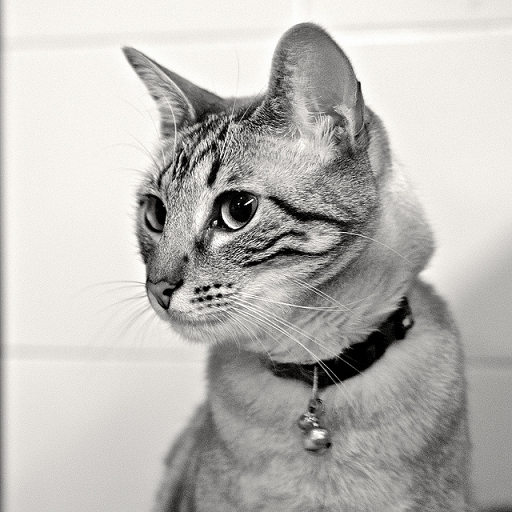
#> input picture hw3/data/murder_mittens.png, 512 x 512 px
$ jupyter execute --allow-errors hw3-soln.ipynb
#> lines starting #> are read from the running program, lines starting #| are printed output that depends on the picture; after the words box and inside, x2 and y2 are one past the last pixel; in counts of white or black regions, pixels touching at a corner belong together
### Imports

[cell 1]
from skimage.io import imread
from skimage.filters import gaussian
import numpy as np
from matplotlib import pyplot as plt
from skimage import img_as_float
import math

[cell 2]
from skimage.color import rgb2gray

mittens = imread('./data/murder_mittens.png')
#> mittens is the input picture: shape (512, 512, 4); mean R, G, B, A 187.2, 185.4, 181.6, 255

gray_mitts = rgb2gray(mittens)

# Generate 4 Layer Gaussian Pyramid

## Helper Functions

Some more details on the helper functions, `smooth` and `resize`.

`smooth` applies a simple Gaussian filter over the given image. This is used to compute $ G(m,n) = w(m)w(n) $ where $w(m) = [ 0.25 - 0.5a, 0.25, a, 0.25, 0.25 - 0.5a ]$. In-order to apply this 'a' notice that we had implemented the gaussian filter as:

(snippet)
```
    lw = int(truncate * sd + 0.5)
    weights = [0.0] * (2 * lw + 1)
    weights[lw] = 1.0
    sum = 1.0
    sd = sd * sd
    # calculate the kernel:
    for ii in range(1, lw + 1):
        tmp = math.exp(-0.5 * float(ii * ii) / sd)
        weights[lw + ii] = tmp
        weights[lw - ii] = tmp
        sum += 2.0 * tmp
    for ii in range(2 * lw + 1):
        weights[ii] /= sum

```

Thus, by using a $\sigma$ of 0.5, we get `int(4 * 0.5 + 0.5) = 2` which gets us `weights = [0.0] * (2 * 2 + 1)` which then gets filled as `weights = [0.05, 0.25, 0.4, 0.25, 0.05]` which is our intended $w(m)$. This is applied seperately row and column-wise using `correlated1d`.

`resize` applies a simple resizing operation that helps us sample half the bits in case scaling factor is less than 1, else it applies a Affine Transform to double the size and fill the alternating rows with 0. This is why we use `tform.params`.

```
    tform.params[0, 1] = 0 # This tells us to fill alternated column with 0
    tform.params[1, 0] = 0 # This tells us to fill alternated row with 0
```

Thus a `(2,2)` image when stretched to `(4,4)` will look like:

```
            | a | 0 | b | 0 |
            ----------------
            | 0 | 0 | 0 | 0 |
 |a|b|      ----------------
 -----  --> | a | 0 | b | 0 |
 |a|b|      ----------------
            | 0 | 0 | 0 | 0 |

```

[cell 3]
from scipy import ndimage as ndi
from skimage.transform._geometric import AffineTransform
from skimage.transform._warps import warp

def smooth(image, sigma):
    smoothed = np.empty(image.shape, dtype=np.double)
    ndi.gaussian_filter(image, sigma, output=smoothed)
    return smoothed


def resize(image, output_shape):
    output_shape = tuple(output_shape)
    input_shape = image.shape

    factors = (np.asarray(input_shape, dtype=float) /
               np.asarray(output_shape, dtype=float))

    rows = output_shape[0]
    cols = output_shape[1]
    input_rows = input_shape[0]
    input_cols = input_shape[1]
    if rows == 1 and cols == 1:
        tform = AffineTransform(translation=(input_cols / 2.0 - 0.5,
                                             input_rows / 2.0 - 0.5))
    else:


        # 3 control points necessary to estimate exact AffineTransform
        src_corners = np.array([[1, 1], [1, rows], [cols, rows]]) - 1
        dst_corners = np.zeros(src_corners.shape, dtype=np.double)


        # take into account that 0th pixel is at position (0.5, 0.5)
        dst_corners[:, 0] = factors[1] * (src_corners[:, 0] + 0.5) - 0.5
        dst_corners[:, 1] = factors[0] * (src_corners[:, 1] + 0.5) - 0.5

        tform = AffineTransform()
        tform.estimate(src_corners, dst_corners)

    # Parameters for accurate resizing
    tform.params[2] = (0, 0, 1)
    tform.params[0, 1] = 0
    tform.params[1, 0] = 0

    out = warp(image, tform, output_shape=output_shape)

    return out

## Pyramid Down function

This generates a downscaled image of the given image, which is also smoothed out.

[cell 4]
def pyramid_down(image, downscale=2):
    image = img_as_float(image)

    out_shape = tuple([math.ceil(d / float(downscale)) for d in image.shape])

    sigma = 0.5

    smoothed = smooth(image, sigma)
    out = resize(smoothed, out_shape)

    return out

## Gaussian Pyramid

Generates the Gaussian Pyramid of a given image

[cell 5]
def gaussian_pyramid(image, max_layer=-1, downscale=2):
    image = img_as_float(image)

    layer = 0
    current_shape = image.shape

    prev_layer_image = image
    yield image

    # build downsampled images until max_layer is reached or downscale process
    # does not change image size
    while layer != max_layer:
        layer += 1

        layer_image = pyramid_down(prev_layer_image, downscale)

        prev_shape = np.asarray(current_shape)
        prev_layer_image = layer_image
        current_shape = np.asarray(layer_image.shape)

        # no change to previous pyramid layer
        if np.all(current_shape == prev_shape):
            break

        yield layer_image

## Laplacian Pyramid

Generates the Laplacian Pyramid of the given image

[cell 6]
def laplacian_pyramid(image, max_layer=-1, downscale=2):
    # cast to float for consistent data type in pyramid
    image = img_as_float(image)

    sigma = 0.5

    current_shape = image.shape

    smoothed_image = smooth(image, sigma)

    # Generate the first layer
    yield image - smoothed_image

    # build downsampled images until max_layer is reached or downscale process
    # does not change image size
    if max_layer == -1:
        max_layer = int(np.ceil(math.log(np.max(current_shape), downscale)))

    for layer in range(max_layer):

        out_shape = tuple(
            [math.ceil(d / float(downscale)) for d in current_shape])

        resized_image = resize(smoothed_image, out_shape)
        smoothed_image = smooth(resized_image, sigma)
        current_shape = np.asarray(resized_image.shape)

        yield resized_image - smoothed_image

[cell 7]
pyramid = tuple(gaussian_pyramid(gray_mitts, max_layer=3))

fig, axarr = plt.subplots(2, 2, dpi=200)

for i in range(4):
    axarr[i//2, i%2].axis('off')
    axarr[i//2, i%2].imshow(pyramid[i], cmap='gray')
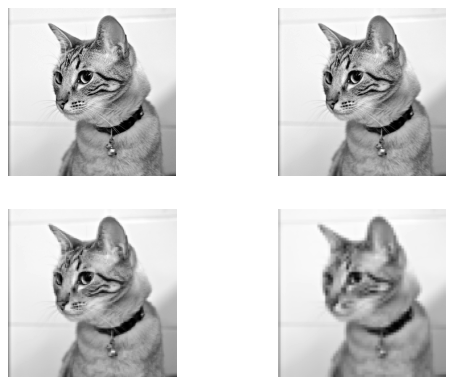
#> figure drawn by matplotlib, 4 panels

[cell 8]
pyramid2 = tuple(laplacian_pyramid(gray_mitts, max_layer=3))

fig, axarr = plt.subplots(2, 2, dpi=200)

for i in range(4):
    axarr[i//2, i%2].axis('off')
    axarr[i//2, i%2].imshow(pyramid2[i], cmap='gray')
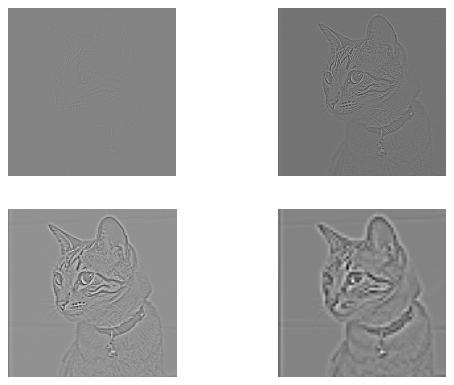
#> figure drawn by matplotlib, 4 panels

# Background Subtraction (single image)

[cell 9]
from skimage import img_as_float
background = imread('./data/bg000.bmp')
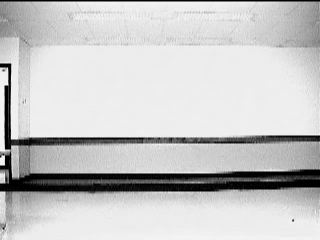
#> input picture hw3/data/bg000.bmp, 320 x 240 px
#> background is the input picture: shape (240, 320); min 0, max 250, mean 198.6
woman = imread('./data/walk.bmp')
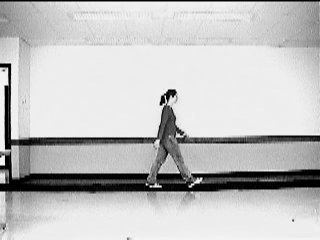
#> input picture hw3/data/walk.bmp, 320 x 240 px
#> woman is the input picture: shape (240, 320); min 0, max 253, mean 194.6

[cell 10]
background = img_as_float(background)
woman = img_as_float(woman)

diff = np.abs(np.subtract(woman, background))
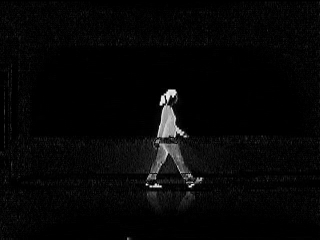
#> diff: shape (240, 320) float64; min 0, max 0.98, mean 0.0271

threshLevels = [0.15, 0.25, 0.3, 0.50, 0.65, 0.75]
f, axarr = plt.subplots(2, 3, sharex='col', sharey='row', dpi=200)
for thresh in threshLevels:
    tImg = diff > thresh
    idx = threshLevels.index(thresh)
    #print((int(idx/3), idx%3))
    axarr[idx // 3, idx%3].axis('off')
    axarr[idx // 3, idx%3].set_title(f'Value = {thresh}')
    axarr[idx // 3, idx%3].imshow(tImg, cmap = 'gray', aspect='auto')
#> this loop made 6 passes
#> pass 1, `tImg = diff > thresh`:
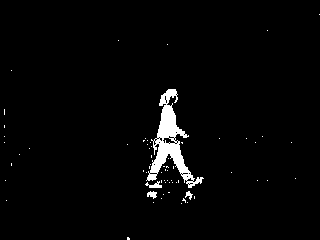
#> tImg: shape (240, 320) bool; 2.5% white; 66 white regions (62 under 20 px), largest, box (x1, y1, x2, y2) and area: (146, 89, 204, 188) 1681, (145, 181, 162, 188) 61, (147, 191, 157, 199) 51, (185, 191, 193, 200) 35

From the above diagram, we can clearly observe that for threshold values `0.3 and 0.25` our naive subtraction does a pretty good job of identifying the woman from the background. However, notice that higher values like `0.75` and `0.15` do a bad job. Not only does the lower threshold introduce specs of activation all over the image, but also creates the overall body a lot "grainy", and higher threshold on the other hand are only able to capture small bits and pieces. If we were to post process these results with morphological operator, it may cause the person to dissappear completely, or the bounding box generated would be pretty bad.

# Background Subtraction (multiple images)

[cell 11]
background_cube = []

#> (the rest of this cell did not finish here and is left out)

[cell 12]
background_cube = np.array(background_cube)

background_mean = np.mean(background_cube, axis=0)

background_std = np.std(background_cube, axis=0) + 0.1
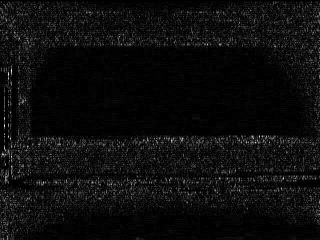
#> background_std: shape (240, 320) float64; min 0.1, max 0.205, mean 0.106; drawn with min black and max white

diff_mahalanobis = np.divide(np.square(np.subtract(woman, background_mean)), np.square(background_std))

threshLevels = [2, 4, 8, 16, 24, 32]
f, axarr = plt.subplots(2, 3, sharex='col', sharey='row', dpi=200)
for thresh in threshLevels:
    tImg = diff_mahalanobis > thresh
    idx = threshLevels.index(thresh)
    #print((int(idx/3), idx%3))
    axarr[idx // 3, idx%3].axis('off')
    axarr[idx // 3, idx%3].set_title(f'Value = {thresh}')
    axarr[idx // 3, idx%3].imshow(tImg, cmap = 'gray', aspect='auto')
#> this loop made 6 passes
#> pass 1, `tImg = diff_mahalanobis > thresh`:
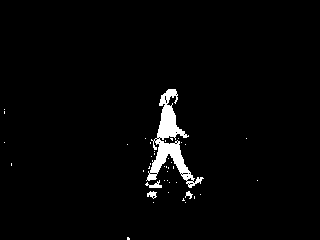
#> tImg: shape (240, 320) bool; 2.4% white; 42 white regions (38 under 20 px), largest, box (x1, y1, x2, y2) and area: (146, 89, 204, 188) 1647, (145, 180, 162, 188) 62, (147, 191, 157, 199) 47, (185, 191, 193, 199) 32

thresh = diff_mahalanobis > 4
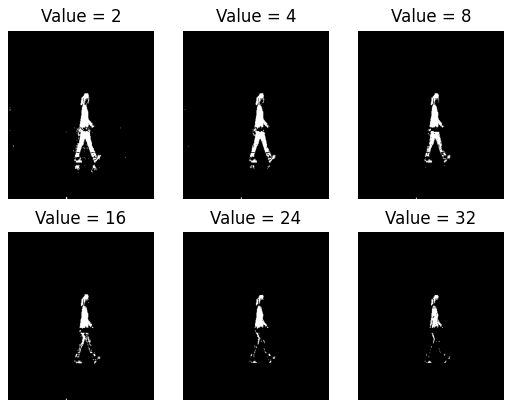
#> figure drawn by matplotlib, 6 panels

With our statistical model built upon a better understanding of what it looks like to be part of background, we notice that the person is detected pretty accurately. Also notice that this model is more tolerant to increased thresholds. Even at `T = 32` which covers more than 5 times the standard deviations, a level of significance so low that its barely used in most statistical analysis, we see that our thresholding holds up the upper body of the person relatively the same. This robustness I believe is completely worth the (minor) computation overhead that we incur.

# Dilate image

[cell 13]
from skimage.morphology import closing
from skimage.morphology import square

plt.imshow(closing(thresh, square(3)), cmap='gray')
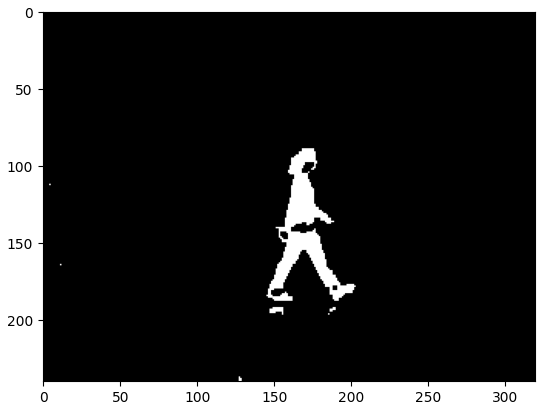
#> figure drawn by matplotlib, 1 panel
